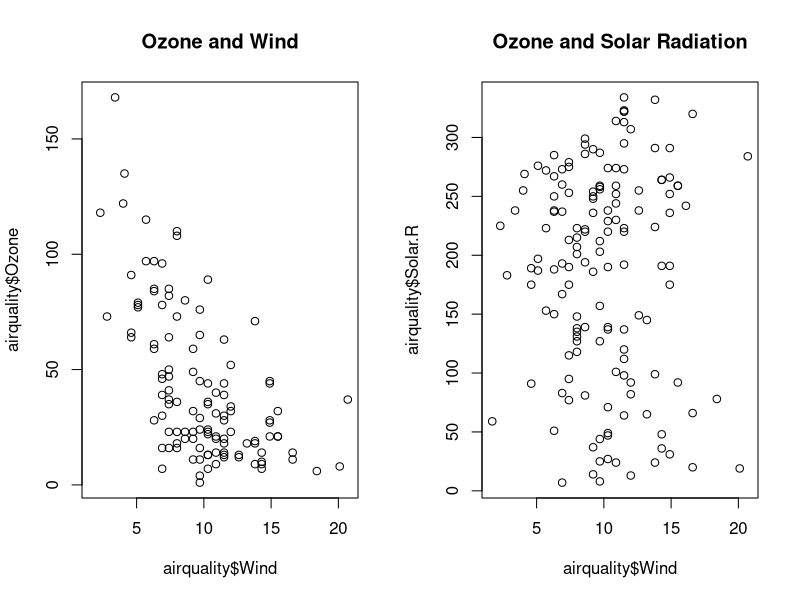

Recreate this plot in R.
try(dev.off(),silent=TRUE)
par(mfrow=c(1,2))
plot(airquality$Wind, airquality$Ozone, main = "Ozone and Wind")
plot(airquality$Wind, airquality$Solar.R, main = "Ozone and Solar Radiation")
